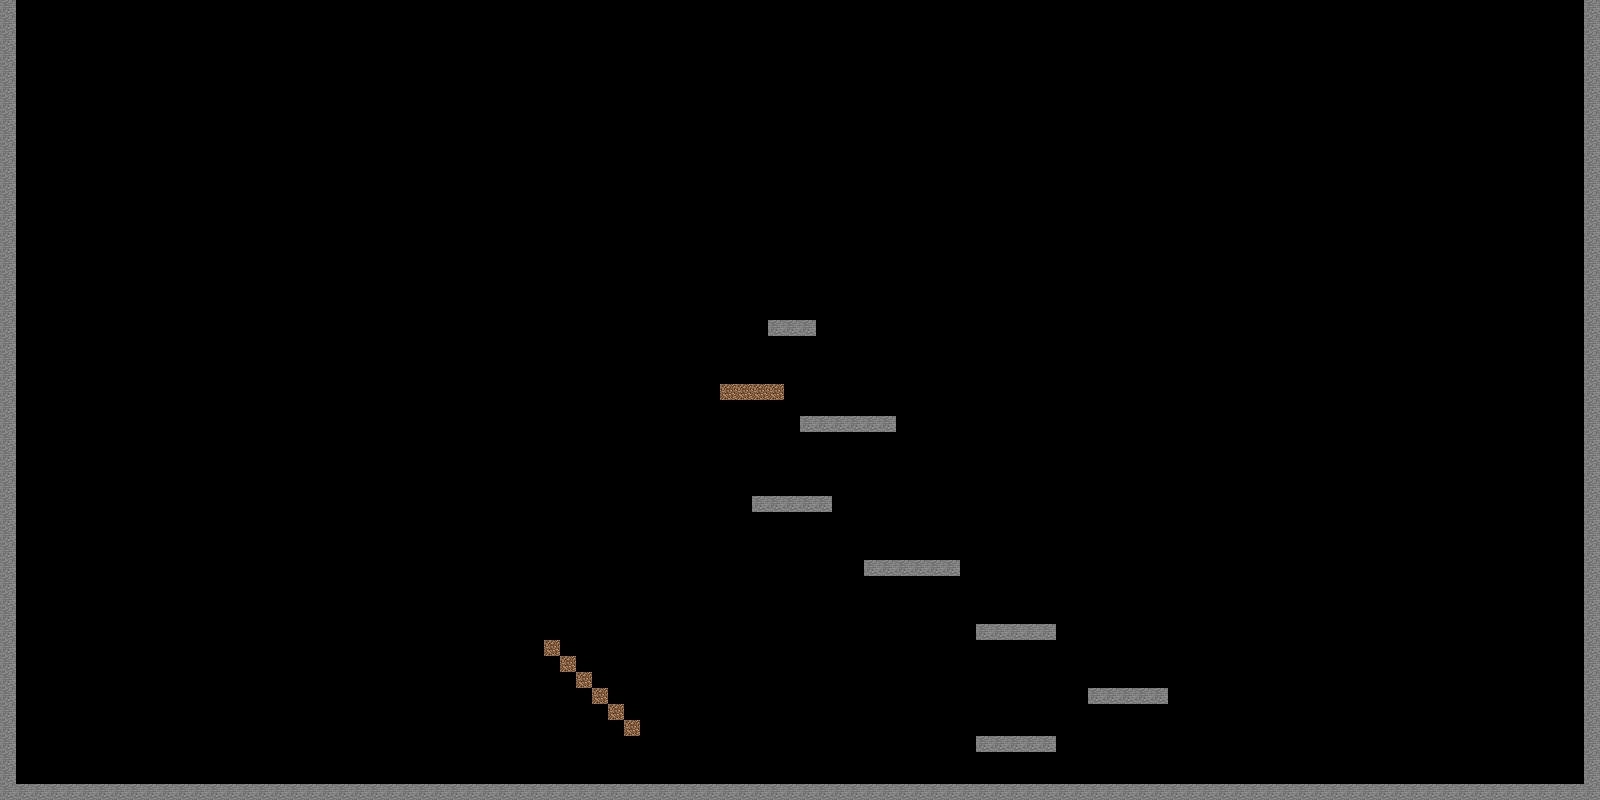

This is a level from a 2D game, rendered from its Tiled map with the project's own tilesets. A one-line summary and the map file follow, with tile-layer data summarised:
An orthogonal 100x50 tile map with 16x16 px tiles, 1 tile layer (base) and 19 objects.

<map version="1.2" orientation="orthogonal" renderorder="right-down" width="100" height="50" tilewidth="16" tileheight="16" nextobjectid="40">
  <properties>
    <property name="sw1" value="3" />
    <property name="sw2" value="1" />
    <property name="sw3" value="2" />
  </properties>
  <tileset firstgid="1" name="map_resource" columns="64" tilecount="4096" tileheight="16" tilewidth="16">
    <image source="map_resource.png" width="1024" height="1024" />
  </tileset>
  <layer name="base" width="100" height="50">
    <data>[5000 cells, 243 non-empty, 2 distinct tile ids]</data>
  </layer>
  <objectgroup name="pz">
    <object id="0" x="0" y="0" width="16" height="800" />
    <object id="1" x="0" y="784" width="1600" height="16" />
    <object id="2" x="1584" y="0" width="16" height="800" />
    <object id="3" x="976" y="736" width="80" height="16" />
    <object id="4" x="1088" y="688" width="80" height="16" />
    <object id="5" x="976" y="624" width="80" height="16" />
    <object id="6" x="864" y="560" width="96" height="16" />
    <object id="7" x="752" y="496" width="80" height="16" />
    <object id="8" x="800" y="416" width="96" height="16" />
    <object id="9" x="768" y="320" width="48" height="16" />
    <object id="13" x="560" y="320" width="200" height="16" />
    <object id="32" x="752" y="384" width="32" height="16" />
    <object id="33" x="720" y="384" width="32" height="16" />
    <object id="34" x="624" y="720" width="16" height="16" />
    <object id="35" x="608" y="704" width="16" height="16" />
    <object id="36" x="592" y="688" width="16" height="16" />
    <object id="37" x="576" y="672" width="16" height="16" />
    <object id="38" x="560" y="656" width="16" height="16" />
    <object id="39" x="544" y="640" width="16" height="16" />
  </objectgroup>
</map>